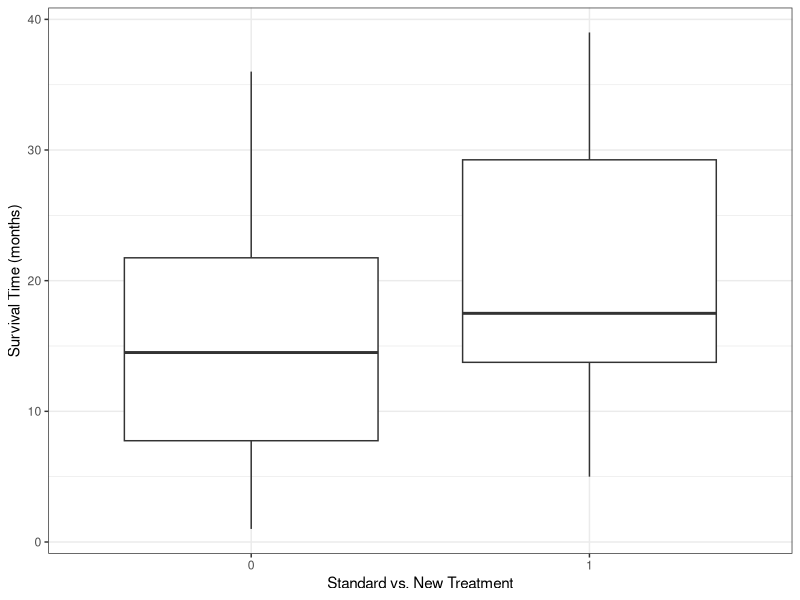
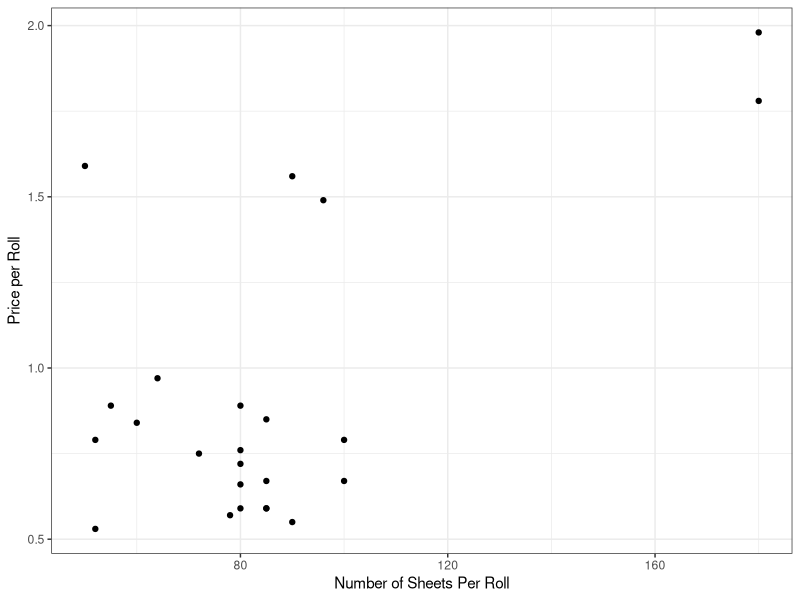
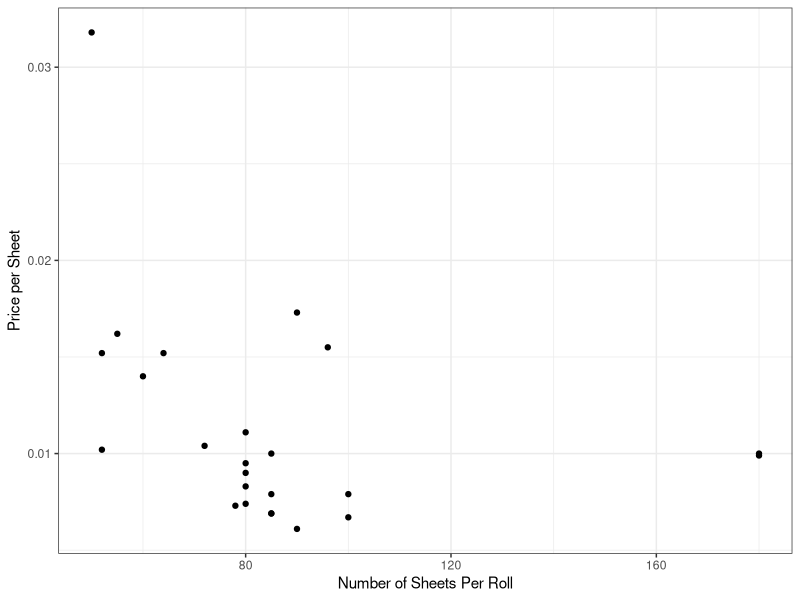

Here is the R script that generated these plots, in order:
## ---- chunk 1
knitr::opts_chunk$set(echo = TRUE)
library(tidyverse)

# this is a comment
## ---- chunk 2
new <- c(rep(0, 28), rep(1, 28))
survival.time <- c( 4, 15, 24, 10,  1, 27, 31,
                   14,  2, 16, 32,  7, 13, 36,
                   29,  6, 12, 18, 14, 15, 18,
                    6, 13, 21, 20,  8,  3, 24,
                    5, 20, 29, 15,  7, 32, 36,
                   17, 15, 19, 35, 10, 16, 39,
                   27, 14, 10, 16, 12, 13, 16,
                    9, 18, 33, 30, 29, 31, 27)  
seven <- tibble(new, survival.time)
seven$new <-as.factor(seven$new)
## ---- chunk 3
seven.summary.all <- seven %>%
                     summarise(mean = mean(survival.time), sd = sd(survival.time), median = median(survival.time)) # creating new variables "mean" "sd" and "median"
## ---- chunk 4
seven.summary.groups <- seven %>%
                        group_by(new) %>% # telling it to do everything by therapy group 
                        summarise(mean = mean(survival.time), sd = sd(survival.time), median = median(survival.time))
## ---- chunk 5
seven %>% 
  ggplot() +
    geom_boxplot(aes(new,survival.time, group = new)) + 
    xlab("Standard vs. New Treatment") + 
    ylab("Survival Time (months)") +
    theme_bw()
## ---- chunk 6
sheets <- c(50,  55,  64,  96,  90, 60,
            52,  72,  80,  52,  85, 80,
            85,  80,  80,  80,  85, 85,
            78, 180, 180, 100, 100, 90)
price.roll <- c(1.59, 0.89, 0.97, 1.49, 1.56, 0.84,
                0.79, 0.75, 0.72, 0.53, 0.59, 0.89,
                0.67, 0.66, 0.59, 0.76, 0.85, 0.59,
                0.57, 1.78, 1.98, 0.67, 0.79, 0.55)
price.sheet <- c(0.0318, 0.0162, 0.0152, 0.0155, 0.0173, 0.0140,
                 0.0152, 0.0104, 0.0090, 0.0102, 0.0069, 0.0111,
                 0.0079, 0.0083, 0.0074, 0.0095, 0.0100, 0.0069,
                 0.0073, 0.0099, 0.0100, 0.0067, 0.0079, 0.0061)
forty.five <- tibble(sheets, price.roll, price.sheet)

forty.five.summary <- forty.five %>% summarise(mean.roll = mean(price.roll), sd.roll = sd(price.roll), median.roll = median(price.roll), mean.sheet = mean(price.sheet), sd.sheet = sd(price.sheet), median.sheet = median(price.sheet))
forty.five.summary
## ---- chunk 7
forty.five %>% 
  ggplot(aes(x = sheets, y=price.roll)) +
    geom_point() + 
    xlab("Number of Sheets Per Roll") + 
    ylab("Price per Roll") +
    theme_bw() 
## ---- chunk 8
forty.five %>% 
  ggplot(aes(x = sheets, y=price.sheet)) +
    geom_point() + 
    xlab("Number of Sheets Per Roll") + 
    ylab("Price per Sheet") +
    theme_bw() 
